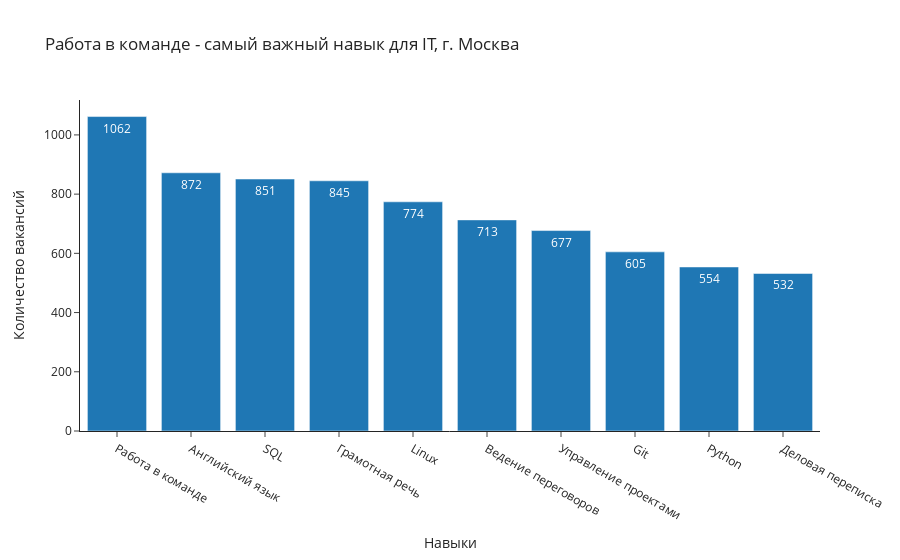

Here is the notebook cell this chart was saved with:
### Markdown cell above
# Обучение модели

### Code cell
# Work with graph
import plotly.express as px

# Get data with skills
skill_df = orm.get_skill_df()

fig = px.bar(
    skill_df, 
    x="skill", 
    y="count_vacancy", 
    title="Работа в команде - самый важный навык для IT, г. Москва", 
    text_auto='d',
     template="simple_white",
    labels=dict(skill="Навыки", count_vacancy="Количество вакансий")
    )
fig.show()

### Figure 1 — Plotly figure (JSON) as saved in the notebook; plotly's stock layout.template omitted (floating-point values rounded to 4 significant figures)
{"data": [{"alignmentgroup": "True", "hovertemplate": "Навыки=%{x}<br>Количество вакансий=%{y}<extra></extra>", "legendgroup": "", "marker": {"color": "#1F77B4", "pattern": {"shape": ""}}, "name": "", "offsetgroup": "", "orientation": "v", "showlegend": false, "textposition": "auto", "texttemplate": "%{y:d}", "type": "bar", "x": ["Работа в команде", "Английский язык", "SQL", "Грамотная речь", "Linux", "Ведение переговоров", "Управление проектами", "Git", "Python", "Деловая переписка"], "xaxis": "x", "y": [1062, 872, 851, 845, 774, 713, 677, 605, 554, 532], "yaxis": "y"}], "layout": {"barmode": "relative", "legend": {"tracegroupgap": 0}, "title": {"text": "Работа в команде - самый важный навык для IT, г. Москва"}, "xaxis": {"anchor": "y", "domain": [0, 1], "title": {"text": "Навыки"}}, "yaxis": {"anchor": "x", "domain": [0, 1], "title": {"text": "Количество вакансий"}}}}
